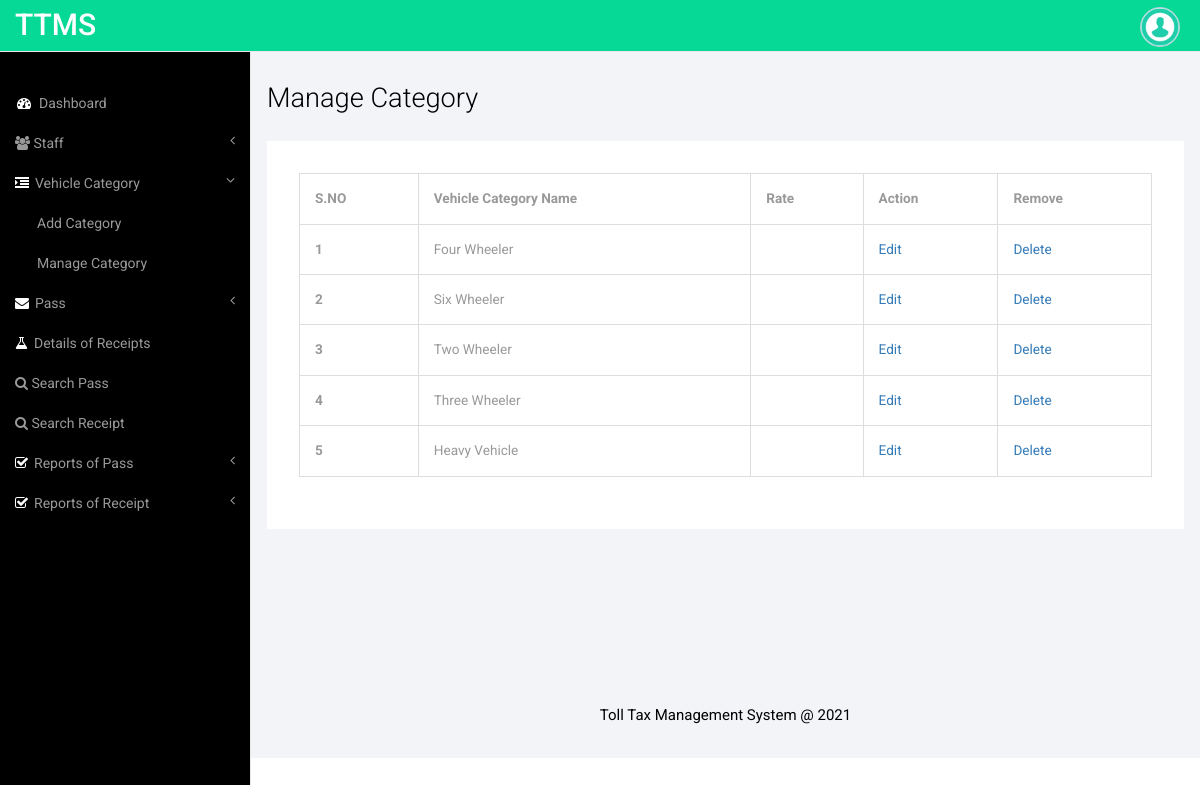
/admin/manage-vehicle-cat.php (signed in), run on the app's committed database.
### tables this page shows
CREATE TABLE `tblcategory` (
  `ID` int(10) NOT NULL,
  `VehicleCat` varchar(120) DEFAULT NULL,
  `Amount` int(10) NOT NULL,
  `CreationDate` timestamp NOT NULL DEFAULT current_timestamp() ON UPDATE current_timestamp()
);

### admin/manage-vehicle-cat.php (the view, shortened to what this page needs)
<?php
include('includes/dbconnection.php');
if (strlen($_SESSION['ttmsaid']==0)) {
  header('location:logout.php');
  } else{
  ?>
<!DOCTYPE HTML>
<html>
<head>
<link href="css/bootstrap.min.css" rel='stylesheet' type='text/css' />
<link href="css/style.css" rel='stylesheet' type='text/css' />
<link href="css/font-awesome.css" rel="stylesheet">
</head>
<body>
<div id="wrapper">
     <?php include_once('includes/sidebar.php');?>
        <?php include_once('includes/header.php');?>
        <div id="page-wrapper">
        <div class="col-md-12 graphs">
	   <div class="xs">
  	 <h3>Manage Category</h3>
	<div class="bs-example4" data-example-id="simple-responsive-table">
    <div class="table-responsive">
      <table class="table table-bordered">
        <thead>
          <tr>
            <th>S.NO</th>
            <th>Vehicle Category Name</th>
            <th>Rate</th>
            <th>Action</th>
            <th>Remove</th>
            </tr>
        </thead>
        <tbody>
           <?php
$ret=mysqli_query($con,"select *from  tblcategory");
$cnt=1;
while ($row=mysqli_fetch_array($ret)) {
?>
          <tr>
            <th scope="row"><?php echo $cnt;?></th>
                <td><?php  echo $row['VehicleCat'];?></td>
                <td><?php  echo $row['Rate'];?></td>
                  <td><a href="edit-categeory.php?editid=<?php echo $row['ID'];?>">Edit</a></td>
<td><a href="Delete-categeory.php?delid=<?php echo $row['ID'];?>">Delete</a></td>
                </tr>
                <?php
$cnt=$cnt+1;
}?>
        </tbody>
      </table>
    </div>
  </div>
  </div>
  <?php include_once('includes/footer.php');?>
   </div>
      </div>
   </div>
<link href="css/custom.css" rel="stylesheet">
</body>
</html>
<?php }  ?>

### admin/css/style.css (style rules this page uses)
h4, h5, h6, h1, h2, h3 { margin-top: 0; }
html, body { font-family: 'Roboto', sans-serif; font-size: 100%; background:#000; overflow-x: hidden; }
body a { transition:0.5s all; -webkit-transition:0.5s all; -moz-transition:0.5s all; -o-transition:0.5s all; -ms-transition:0.5s all; }
.graphs { padding: 2em 1em; background: #f2f4f8; font-family: 'Roboto', sans-serif; }
.bs-example4 { background: #fff; padding: 2em; }
.xs h3, .widget_head { color:#000; font-size:1.7em; font-weight:300; margin-bottom: 1em; }
.table > thead > tr > th, .table > tbody > tr > th, .table > tfoot > tr > th, .table > thead > tr > td, .table > tbody > tr > td, .table > tfoot > tr > td { border-top: none !important; }
.table > thead > tr > th, .table > tbody > tr > th, .table > tfoot > tr > th, .table > thead > tr > td, .table > tbody > tr > td, .table > tfoot > tr > td { font-size: 0.85em; color: #999; }
.table td, .table>tbody>tr>td, .table>tbody>tr>th, .table>tfoot>tr>td, .table>tfoot>tr>th, .table>thead>tr>td, .table>thead>tr>th { padding:15px !important; }
.table > thead > tr > th { border-bottom: 1px solid #ddd !important; }

### admin/css/custom.css (style rules this page uses)
#wrapper { width: 100%; }
#page-wrapper { min-height: 568px; background-color: #fff; }
@media (min-width:768px) { #page-wrapper { position: inherit; margin: 0 0 0 250px; border-left: 1px solid #e7e7e7; } }

### data on the page
tblcategory: VehicleCat "Four Wheeler"
tblcategory: VehicleCat "Six Wheeler"
tblcategory: VehicleCat "Two Wheeler"
tblcategory: VehicleCat "Three Wheeler"
tblcategory: VehicleCat "Heavy Vehicle"
